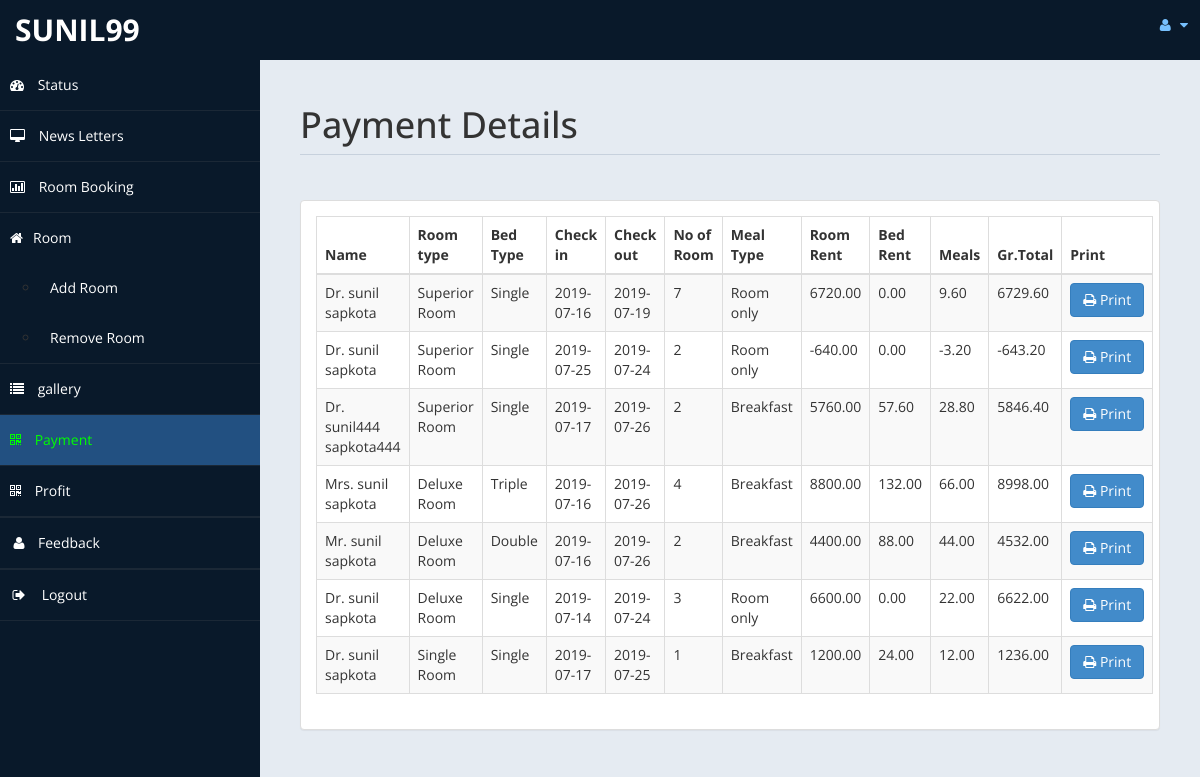
Page /homestay/admin/payment.php (signed in) on the earlier database version.
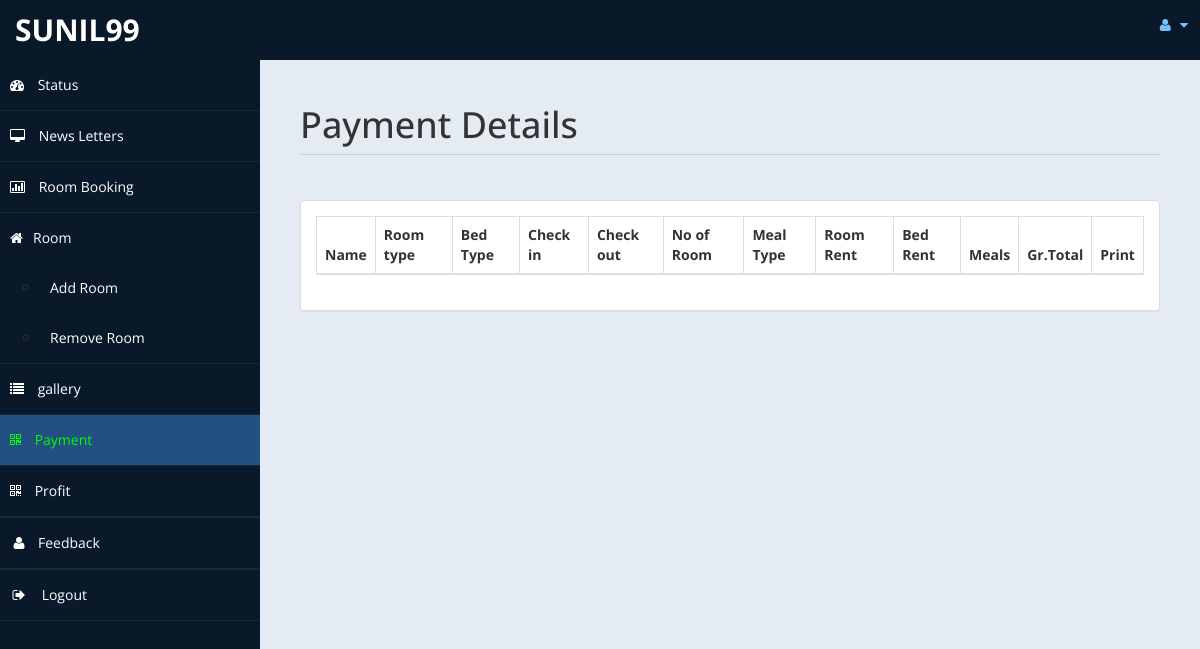
Same page on the later database version.
### tables this page shows
CREATE TABLE `payment` (
  `id` int(11) DEFAULT NULL,
  `title` varchar(5) DEFAULT NULL,
  `fname` varchar(30) DEFAULT NULL,
  `lname` varchar(30) DEFAULT NULL,
  `troom` varchar(30) DEFAULT NULL,
  `tbed` varchar(30) DEFAULT NULL,
  `nroom` int(11) DEFAULT NULL,
  `cin` date DEFAULT NULL,
  `cout` date DEFAULT NULL,
  `ttot` double(8,2) DEFAULT NULL,
  `fintot` double(8,2) DEFAULT NULL,
  `mepr` double(8,2) DEFAULT NULL,
  `meal` varchar(30) DEFAULT NULL,
  `btot` double(8,2) DEFAULT NULL,
  `noofdays` int(11) DEFAULT NULL,
  `owner` varchar(65) NOT NULL
);

### homestay/admin/payment.php (the view, shortened to what the changed rows need)
<!DOCTYPE html>
<html xmlns="http://www.w3.org/1999/xhtml">
<head>
    <link href="assets/css/bootstrap.css" rel="stylesheet" />
    <link href="assets/css/font-awesome.css" rel="stylesheet" />
    <link href="assets/css/custom-styles.css" rel="stylesheet" />
    <link href="assets/js/dataTables/dataTables.bootstrap.css" rel="stylesheet" />
</head>
<body>
    <div id="wrapper">
        <div id="page-wrapper" >
            <div id="page-inner">
			 <div class="row">
                    <div class="col-md-12">
                        <h1 class="page-header">
                           Payment Details<small> </small>
                        </h1>
                    </div>
                </div>
            <div class="row">
                <div class="col-md-12">
                    <div class="panel panel-default">
                        <div class="panel-body">
                            <div class="table-responsive">
                                <table class="table table-striped table-bordered table-hover" id="dataTables-example">
                                    <thead>
                                        <tr>
                                            <th>Name</th>
											<th>Room type</th>
                                            <th>Bed Type</th>
                                            <th>Check in</th>
											<th>Check out</th>
											<th>No of Room</th>
											<th>Meal Type</th>
                                            <th>Room Rent</th>
											<th>Bed Rent</th>
											<th>Meals </th>
											<th>Gr.Total</th>
											<th>Print</th>
                                        </tr>
                                    </thead>
                                    <tbody>
									<?php
										include ('db.php');
                                        $user=$_SESSION['user'];
										$sql="select * from payment where owner='$user'";
										$re = mysqli_query($con,$sql);
										while($row = mysqli_fetch_array($re))
										{
											$id = $row['id'];
											if($id % 2 ==1 )
											{
												echo"<tr class='gradeC'>
													<td>".$row['title']." ".$row['fname']." ".$row['lname']."</td>
													<td>".$row['troom']."</td>
													<td>".$row['tbed']."</td>
													<td>".$row['cin']."</td>
													<td>".$row['cout']."</td>
													<td>".$row['nroom']."</td>
													<td>".$row['meal']."</td>
													<td>".$row['ttot']."</td>
													<td>".$row['mepr']."</td>
													<td>".$row['btot']."</td>
													<td>".$row['fintot']."</td>
													<td>
                                                    <a href=''> <button class='btn btn-primary'><i class='fa fa-print' ></i> Print</button></td>
													</tr>";
											}
											else
											{
												echo"<tr class='gradeU'>
													<td>".$row['title']." ".$row['fname']." ".$row['lname']."</td>
													<td>".$row['troom']."</td>
													<td>".$row['tbed']."</td>
													<td>".$row['cin']."</td>
													<td>".$row['cout']."</td>
													<td>".$row['nroom']."</td>
													<td>".$row['meal']."</td>
													<td>".$row['ttot']."</td>
													<td>".$row['mepr']."</td>
													<td>".$row['btot']."</td>
													<td>".$row['fintot']."</td>
													<td><a href=''> <button class='btn btn-primary'> <i class='fa fa-print' ></i> Print</button></td>
													</tr>";
											}
										}
									?>
                                    </tbody>
                                </table>
                            </div>
                        </div>
                    </div>
                </div>
            </div>
                </div>
            </div>
    </div>
</body>
</html>

Differences in the rows shown:
no longer on this page (row edited): payment: title "Dr.", fname "sunil", lname "sapkota", troom "Superior Room", tbed "Single", cin "2019-07-16", cout "2019-07-19", nroom "7", meal "Room only", ttot "6720.00", mepr "0.00", btot "9.60", fintot "6729.60"
no longer on this page (row edited): payment: title "Dr.", fname "sunil", lname "sapkota", troom "Superior Room", tbed "Single", cin "2019-07-25", cout "2019-07-24", nroom "2", meal "Room only", ttot "-640.00", mepr "0.00", btot "-3.20", fintot "-643.20"
no longer on this page (row edited): payment: title "Dr.", fname "sunil444", lname "sapkota444", troom "Superior Room", tbed "Single", cin "2019-07-17", cout "2019-07-26", nroom "2", meal "Breakfast", ttot "5760.00", mepr "57.60", btot "28.80", fintot "5846.40"
no longer on this page (row edited): payment: title "Mrs.", fname "sunil", lname "sapkota", troom "Deluxe Room", tbed "Triple", cin "2019-07-16", cout "2019-07-26", nroom "4", meal "Breakfast", ttot "8800.00", mepr "132.00", btot "66.00", fintot "8998.00"
no longer on this page (row edited): payment: title "Mr.", fname "sunil", lname "sapkota", troom "Deluxe Room", tbed "Double", cin "2019-07-16", cout "2019-07-26", nroom "2", meal "Breakfast", ttot "4400.00", mepr "88.00", btot "44.00", fintot "4532.00"
no longer on this page (row edited): payment: title "Dr.", fname "sunil", lname "sapkota", troom "Deluxe Room", tbed "Single", cin "2019-07-14", cout "2019-07-24", nroom "3", meal "Room only", ttot "6600.00", mepr "0.00", btot "22.00", fintot "6622.00"
no longer on this page (row edited): payment: title "Dr.", fname "sunil", lname "sapkota", troom "Single Room", tbed "Single", cin "2019-07-17", cout "2019-07-25", nroom "1", meal "Breakfast", ttot "1200.00", mepr "24.00", btot "12.00", fintot "1236.00"
